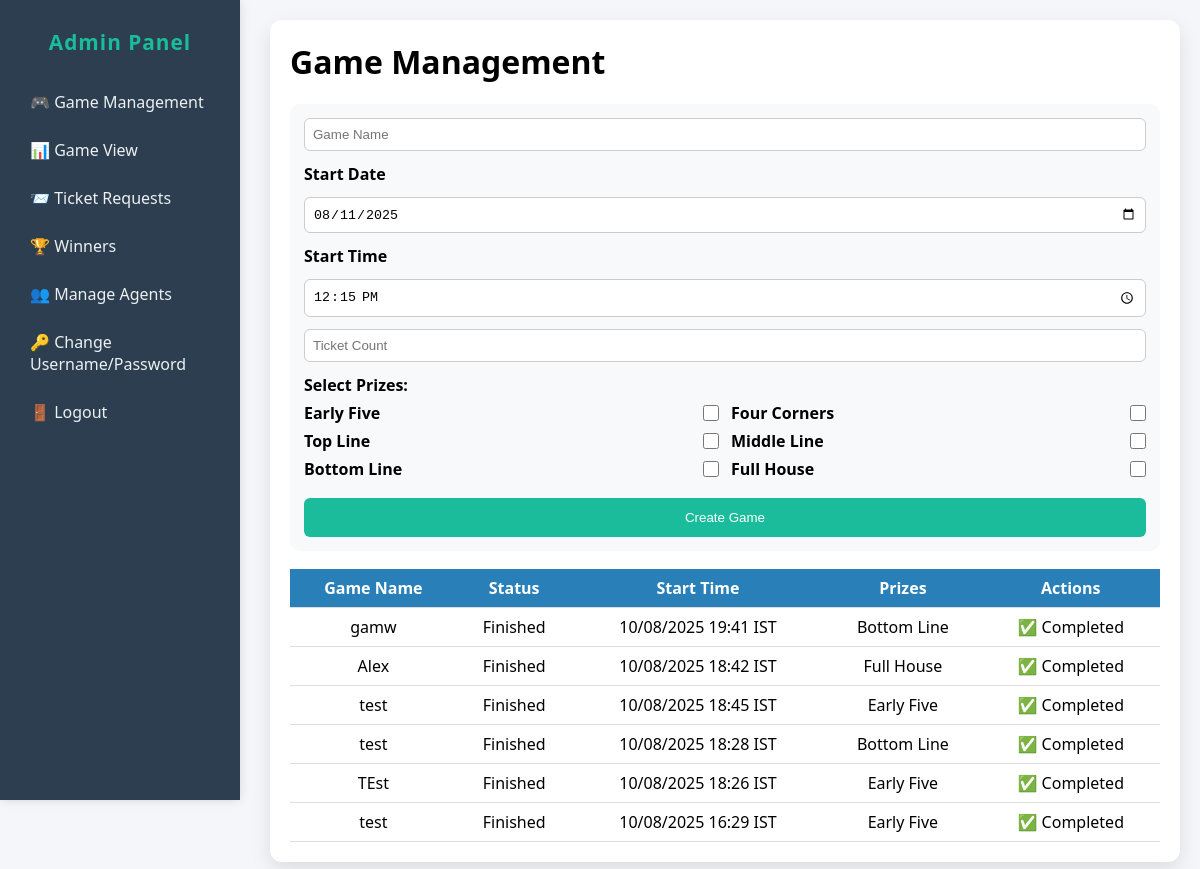
Screenshot of /admin/game_management.php (signed in) with the database file from the repository.
### tables this page shows
CREATE TABLE `games` (
  `game_id` int(11) NOT NULL,
  `game_name` varchar(100) NOT NULL,
  `status` enum('waiting','selecting','running','finished') DEFAULT 'waiting',
  `start_time` datetime DEFAULT current_timestamp(),
  `prizes` text DEFAULT NULL,
  `called_numbers` text DEFAULT '[]'
);

### admin/game_management.php (the view, shortened to what this page needs)
<?php
require '../db.php';
$games = $conn->query("SELECT * FROM games ORDER BY game_id DESC");
?>
<!DOCTYPE html>
<html lang="en">
<head>
</head>
<body>
<?php include '../sidebar.php'; ?>
<div class="content">
    <div class="container">
        <h1>Game Management</h1>
        <form method="post" class="game-form">
            <input type="text" name="game_name" placeholder="Game Name" required>
            <label>Start Date</label>
            <input type="date" name="start_date" value="<?=date('Y-m-d')?>" required>
            <label>Start Time</label>
            <input type="time" name="start_time_only" value="<?=date('H:i')?>" required>
            <input type="number" name="ticket_count" min="1" max="300" placeholder="Ticket Count" required>
            <div>
                <b>Select Prizes:</b>
                <div class="prizes-grid">
                    <?php foreach(["Early Five","Four Corners","Top Line","Middle Line","Bottom Line","Full House"] as $p): ?>
                        <label class="prize-label">
                            <span class="prize-text"><?=htmlspecialchars($p)?></span>
                            <input type="checkbox" name="prizes[]" value="<?=htmlspecialchars($p)?>">
                        </label>
                    <?php endforeach; ?>
                </div>
            </div>
            <button type="submit" name="create_game">Create Game</button>
        </form>
        <table class="games-table">
            <thead>
                <tr>
                    <th>Game Name</th>
                    <th>Status</th>
                    <th>Start Time</th>
                    <th>Prizes</th>
                    <th>Actions</th>
                </tr>
            </thead>
            <tbody>
            <?php while($game = $games->fetch_assoc()): ?>
            <tr>
                <td data-label="Game Name"><?=htmlspecialchars($game['game_name'])?></td>
                <td data-label="Status"><?=ucfirst($game['status'])?></td>
                <td data-label="Start Time">
                    <?=!empty($game['start_time']) ? date('d/m/Y H:i',strtotime($game['start_time'])) : '-'?> IST
                </td>
                <td data-label="Prizes"><?=htmlspecialchars($game['prizes'])?></td>
                <td data-label="Actions">
                    <?php if(strtolower($game['status'])!=='finished'): ?>
                        <form method="post" style="display:inline;">
                            <input type="hidden" name="stop_game_id" value="<?=$game['game_id']?>">
                            <button type="submit" name="stop_game">Stop</button>
                        </form>
                        <form method="post" class="update-form">
                            <input type="hidden" name="update_game_id" value="<?=$game['game_id']?>">
                            <input type="date" name="new_date" value="<?=date('Y-m-d',strtotime($game['start_time']))?>" required>
                            <input type="time" name="new_time" value="<?=date('H:i',strtotime($game['start_time']))?>" required>
                            <button type="submit" name="update_start_time">Update</button>
                        </form>
                    <?php else: ?>✅ Completed<?php endif; ?>
                </td>
            </tr>
            <?php endwhile; ?>
            </tbody>
        </table>
    </div>
</div>
</body>
</html>

### sidebar.php (shortened to what this page needs)
<?php
$role = $_SESSION['role'] ?? '';
$menus = [
    'admin' => [
        ['/game/admin/game_management.php',     '🎮 Game Management'],
        ['/game/admin/admin_game_view.php',     '📊 Game View'],
        ['/game/ticket_requests_common.php', '📨 Ticket Requests'],
        ['/game/winners.php',             '🏆 Winners'],
        ['/game/admin/agent_management.php',    '👥 Manage Agents'],
        ['/game/admin/admin_change_password.php','🔑 Change Username/Password'],
        ['/game/logout.php',        '🚪 Logout']
    ],
    'agent' => [
        ['/game/agent/agent_game_info.php',     '🎮 Game Info'],
        ['/game/agent/agent_game_view.php',     '📊 Game View'],
        ['/game/ticket_requests_common.php', '📨 Ticket Requests'],
        ['/game/winners.php',             '🏆 Winners'],
        ['/game/agent/agent_change_password.php','🔑 Change Username/Password'],
        ['/game/logout.php',        '🚪 Logout']
    ],
    'player' => [
        ['/game/player/index.php',               '🏠 My Tickets'],
        ['/game/winners.php',             '🏆 Winners'],
        ['game/logout.php',       '🚪 Logout']
    ],
];
?>
<div class="sidebar" id="sidebar">
    <h2><?= ucfirst($role) ?> Panel</h2>
    <?php foreach($menus[$role] ?? [] as $link): ?>
        <a href="<?= htmlspecialchars($link[0]) ?>"><?= $link[1] ?></a>
    <?php endforeach; ?>
</div>

### admin/game_management.php (style rules this page uses)
body { margin: 0; font-family: 'Segoe UI', Arial, sans-serif; background: #f4f6f9; overflow-x: hidden; }
.content { flex: 1; padding: 20px; margin-left: 250px; max-width: 100%; box-sizing: border-box; overflow-x: hidden; }
.container { background: #fff; padding: 20px; border-radius: 12px; box-shadow: 0 8px 20px rgba(0,0,0,0.10); }
h1 { margin-top:0; }
form.game-form { display: grid; gap: 12px; background: #f8f9fa; padding: 14px; border-radius: 10px; margin-bottom: 18px; }
form.game-form input,form.game-form select { width: 100%; padding: 8px; border: 1px solid #ccc; border-radius: 6px; box-sizing: border-box; }
form.game-form label { font-weight: 600; }
form.game-form button { background: #1abc9c; color: #fff; border: none; padding: 12px; border-radius: 6px; cursor: pointer; }
.games-table { width: 100%; border-collapse: collapse; }
.games-table th, .games-table td { padding: 8px; border-bottom: 1px solid #ddd; text-align: center; }
.games-table th { background: #2980b9; color: #fff; }
.prizes-grid { display: grid; grid-template-columns: repeat(2, minmax(120px, 1fr)); gap: 6px 12px; margin-top: 6px; margin-bottom: 6px; }
.prize-label { display: inline-flex; align-items: center; gap: 8px; justify-content: space-between; width: 100%; font-weight: 500; cursor: pointer; }
.prize-label input[type="checkbox"] { width: 16px; height: 16px; margin: 0; }

### sidebar.php (style rules this page uses)
body { margin:0; }
.sidebar { background:#2c3e50; color:#ecf0f1; height:100vh; width:240px; position:fixed; top:0; left:0; box-shadow:0 0 10px rgba(0,0,0,0.13); z-index:200; overflow-y:auto; transition:transform .3s cubic-bezier(.55,0,.55,1); transform:translateX(0); }
@media (min-width:801px) { .sidebar { transform:translateX(0); } }
.sidebar h2 { text-align:center; font-size:1.3em; margin:28px 0 22px 0; color:#1abc9c; letter-spacing:1px; }
.sidebar a { display:flex; align-items:center; gap:11px; color:#ecf0f1; font-weight:500; text-decoration:none; padding:13px 18px; font-size:1em; border-left:5px solid transparent; border-radius:0 9px 9px 0; transition:all .22s ease; margin:0 7px; }

### rows the page displays
games: game_name "gamw", status "Finished", start_time "10/08/2025 19:41", prizes "Bottom Line", shows "✅ Completed"
games: game_name "Alex", status "Finished", start_time "10/08/2025 18:42", prizes "Full House", shows "✅ Completed"
games: game_name "test", status "Finished", start_time "10/08/2025 18:45", prizes "Early Five", shows "✅ Completed"
games: game_name "test", status "Finished", start_time "10/08/2025 18:28", prizes "Bottom Line", shows "✅ Completed"
games: game_name "TEst", status "Finished", start_time "10/08/2025 18:26", prizes "Early Five", shows "✅ Completed"
games: game_name "test", status "Finished", start_time "10/08/2025 16:29", prizes "Early Five", shows "✅ Completed"

### other values shown
$role "Admin"
$link[1] "🎮 Game Management"
$link[1] "📊 Game View"
$link[1] "📨 Ticket Requests"
$link[1] "🏆 Winners"
$link[1] "👥 Manage Agents"
$link[1] "🔑 Change Username/Password"
$link[1] "🚪 Logout"
$p "Early Five"
$p "Four Corners"
$p "Top Line"
$p "Middle Line"
$p "Bottom Line"
$p "Full House"
